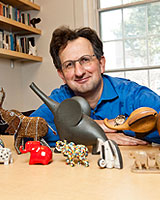
#> input picture peopleSpolaore.jpg, 160 x 200 px, given in place of 1654112662178.jpg, which was not available
$ python curve.py   (older library calls are emulated)
#> lines starting #> are read from the running program, lines starting #| are printed output that depends on the picture; after the words box and inside, x2 and y2 are one past the last pixel; in counts of white or black regions, pixels touching at a corner belong together; pictures that were not available may be replaced by others from this repository, and a replacement may not be noted
from PIL import Image, ImageTk, ImageDraw
import win32com.client
import os
def add_corners(im, rad):
    circle = Image.new('L', (rad * 2, rad * 2), 0)
    draw = ImageDraw.Draw(circle)
    draw.ellipse((0, 0, rad * 2, rad * 2), fill=255)
    alpha = Image.new('L', im.size, 255)
    w, h = im.size
    alpha.paste(circle.crop((0, 0, rad, rad)), (0, 0))
    alpha.paste(circle.crop((0, rad, rad, rad * 2)), (0, h - rad))
    alpha.paste(circle.crop((rad, 0, rad * 2, rad)), (w - rad, 0))
    alpha.paste(circle.crop((rad, rad, rad * 2, rad * 2)), (w - rad, h - rad))
    im.putalpha(alpha)
    return im
def make_icon(input_name,save_name):
    # img = Image.open(input_name).crop((420,0,1500,1080)).resize((1920,1920), Image.ANTIALIAS)
#> called with input_name = 'D:\\Program\\QuickDrop\\1654112662178.jpg'
    img = Image.open(input_name).resize((1920, 1920), Image.ANTIALIAS)
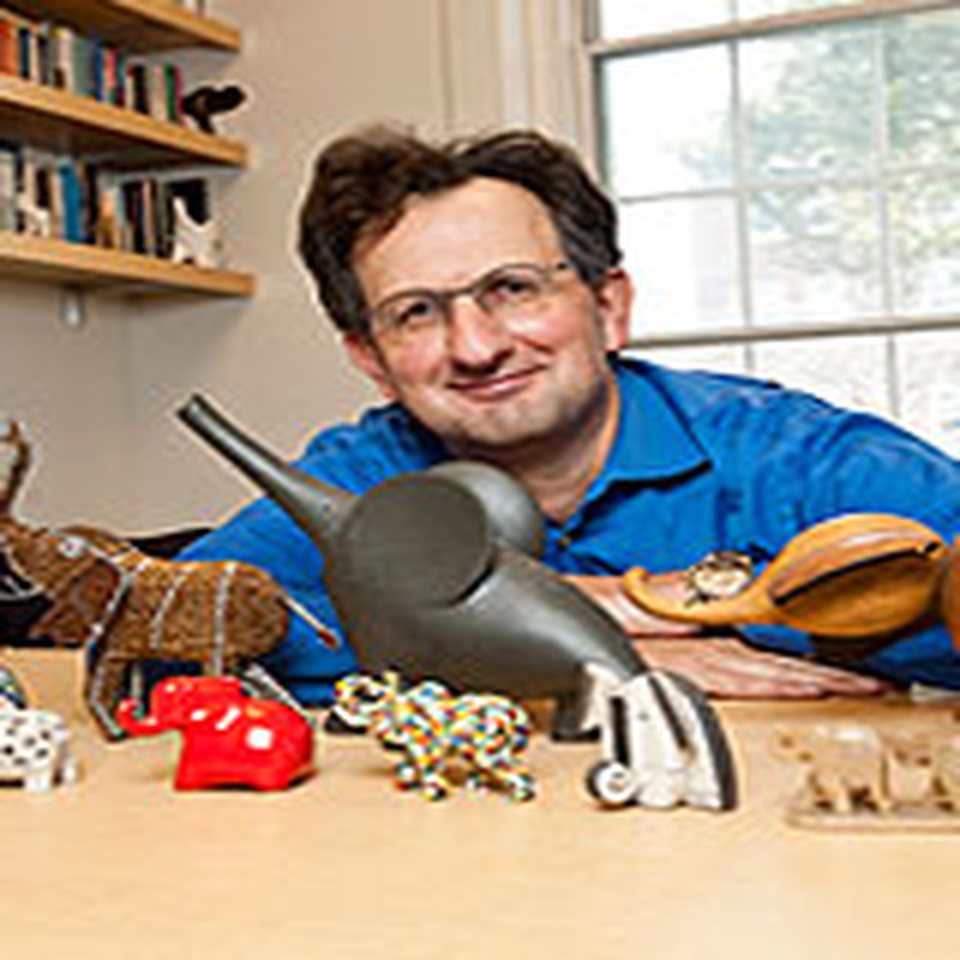
#> img: PIL image 1920x1920 RGB (shown at 1/2 size); mean R, G, B 167.5, 150.1, 134.1
    window_width = 128
    window_height = 128
    img = add_corners(img, 400).resize((window_width, window_height), Image.ANTIALIAS)
#> in add_corners, `circle = Image.new('L', (rad * 2, rad * 2), 0)`: circle: PIL image 800x800 L; every value is 0
#> in add_corners, `alpha = Image.new('L', im.size, 255)`: alpha: PIL image 1920x1920 L; every value is 255
#> in add_corners, `alpha.paste(circle.crop((0, 0, rad, rad)), (0, 0))`:
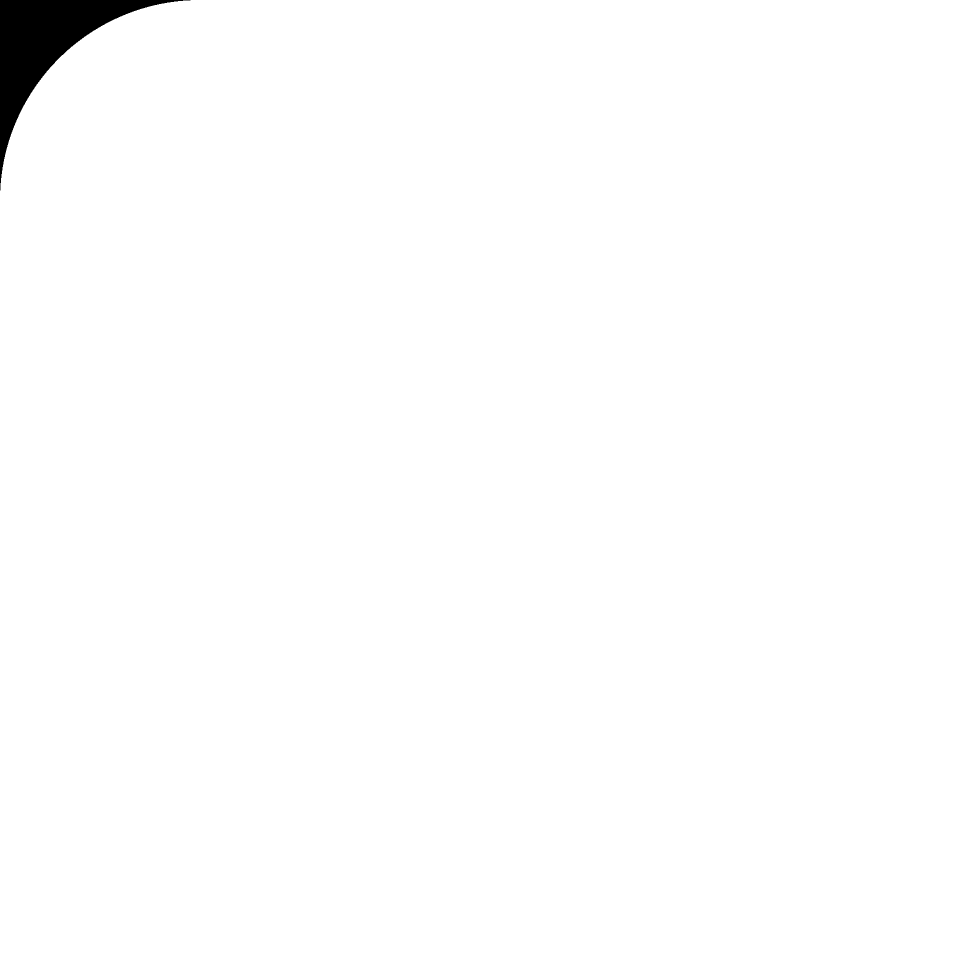
#> alpha: PIL image 1920x1920 L (shown at 1/2 size); 99.1% white; 1 black region, box (x1, y1, x2, y2) and area: (0, 0, 381, 381) 34443
#> in add_corners, `alpha.paste(circle.crop((0, 0, rad, rad)), (0, 0))`:
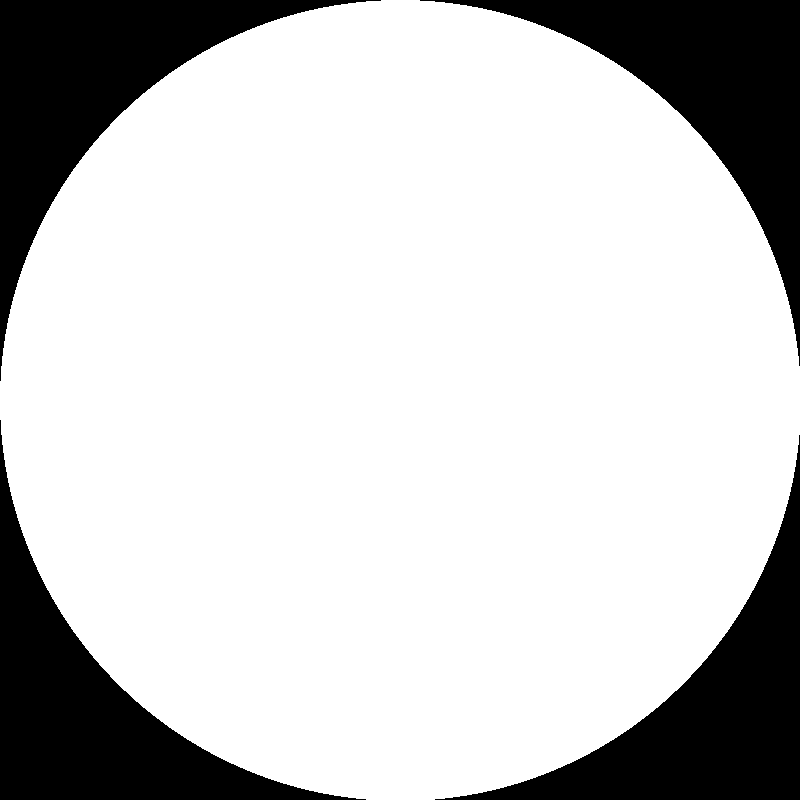
#> circle: PIL image 800x800 L; 78.7% white; 4 black regions, box (x1, y1, x2, y2) and area: (0, 0, 381, 381) 34443, (420, 0, 800, 366) 34062, (0, 420, 366, 800) 34062, (435, 435, 800, 800) 33682
#> in add_corners, `alpha.paste(circle.crop((0, rad, rad, rad * 2)), (0, h - rad))`: alpha: PIL image 1920x1920 L; 98.1% white; 2 black regions, box (x1, y1, x2, y2) and area: (0, 0, 381, 381) 34443, (0, 1540, 366, 1920) 34062
#> in add_corners, `alpha.paste(circle.crop((rad, 0, rad * 2, rad)), (w - rad, 0))`: alpha: PIL image 1920x1920 L; 97.2% white; 3 black regions, box (x1, y1, x2, y2) and area: (0, 0, 381, 381) 34443, (1540, 0, 1920, 366) 34062, (0, 1540, 366, 1920) 34062
#> in add_corners, `alpha.paste(circle.crop((rad, rad, rad * 2, rad * 2)), (w - rad, h - r..`:
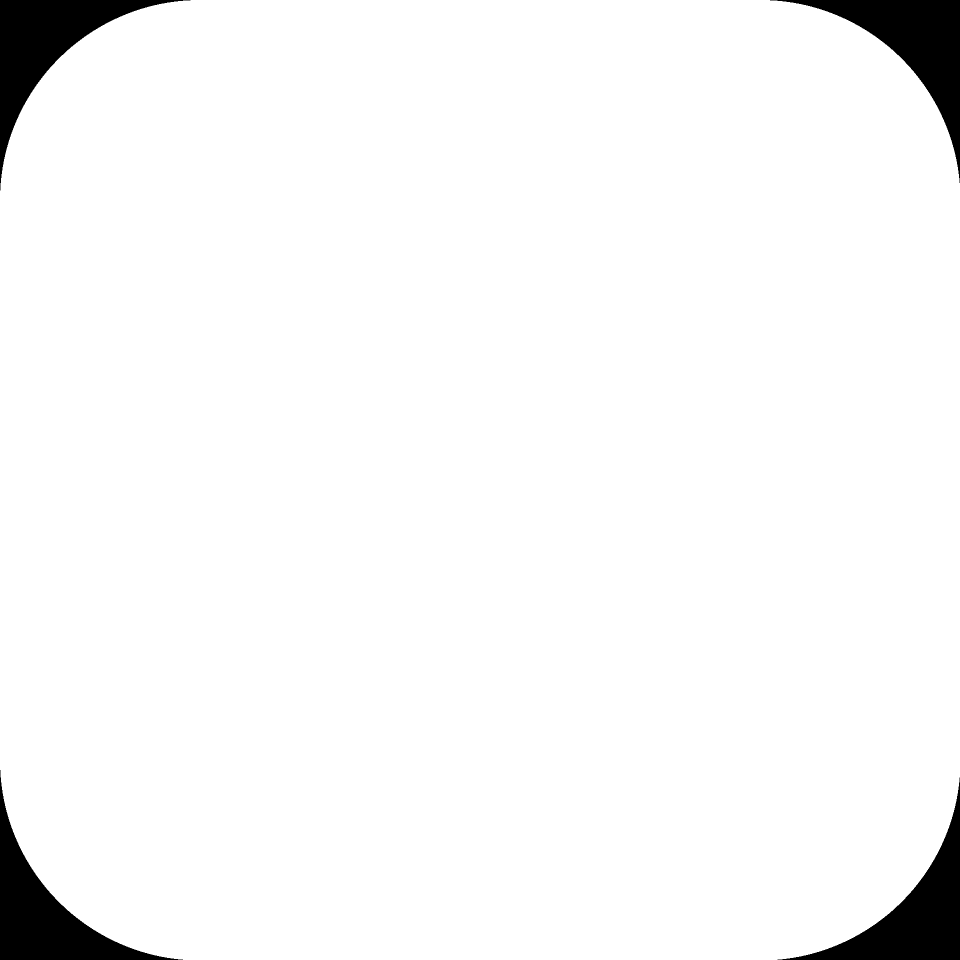
#> alpha: PIL image 1920x1920 L (shown at 1/2 size); 96.3% white; 4 black regions, box (x1, y1, x2, y2) and area: (0, 0, 381, 381) 34443, (1540, 0, 1920, 366) 34062, (0, 1540, 366, 1920) 34062, (1555, 1555, 1920, 1920) 33682
#> in add_corners, `im.putalpha(alpha)`:
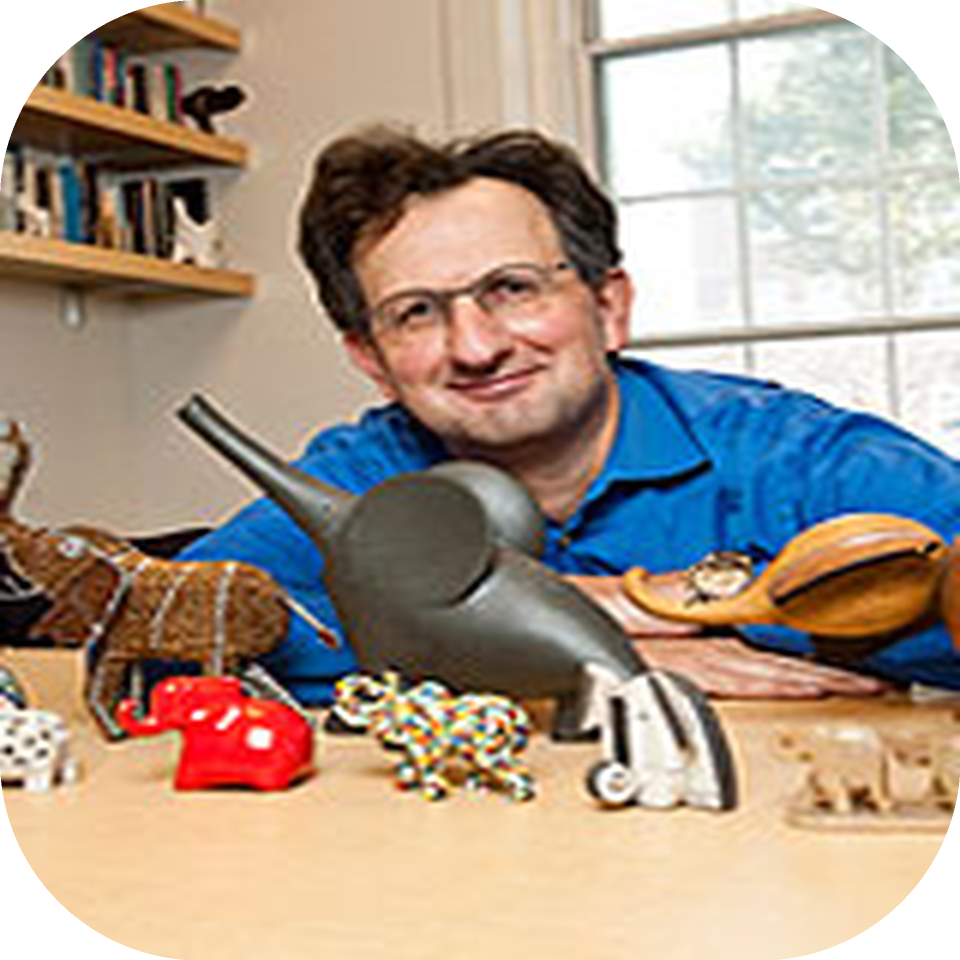
#> im: PIL image 1920x1920 RGBA (shown at 1/2 size); mean R, G, B, A 167.5, 150.1, 134.1, 245.6; transparent parts drawn white
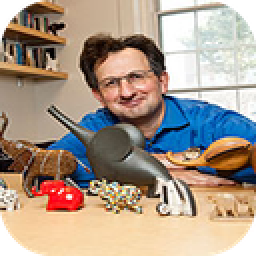
#> img: PIL image 128x128 RGBA (shown 2 times larger); mean R, G, B, A 162.5, 145.7, 130.5, 245.6; transparent parts drawn white
    img.save(save_name,sizes=[(128,128)])

def change_icon():
    # Change icon of shortcut
    shell=win32com.client.Dispatch('WScript.Shell')
    for i in os.listdir(r'D:\OneDrive - University of Warwick\Program\Special_Icon'):
        if os.path.isfile(rf'C:\ProgramData\Microsoft\Windows\Start Menu\Programs\{i.split(".")[0]}.lnk'):
            shortcut = shell.CreateShortcut(rf'C:\ProgramData\Microsoft\Windows\Start Menu\Programs\{i.split(".")[0]}.lnk')
            # [10 lines of commented-out code are left out]
            shortcut.IconLocation=rf'D:\OneDrive - University of Warwick\Program\Special_Icon\{i},1'
            shortcut.save()
        else:
            continue
def change_background():
    img = Image.open('erika.jpg').crop((0, 0, 1500, 1080))
    img.save('erikaa.jpg')

if __name__ == "__main__":
    make_icon(r'D:\Program\QuickDrop\1654112662178.jpg',r'D:\OneDrive - University of Warwick\Program\Special_Icon\PyCharm.ico')
    #change_icon()
